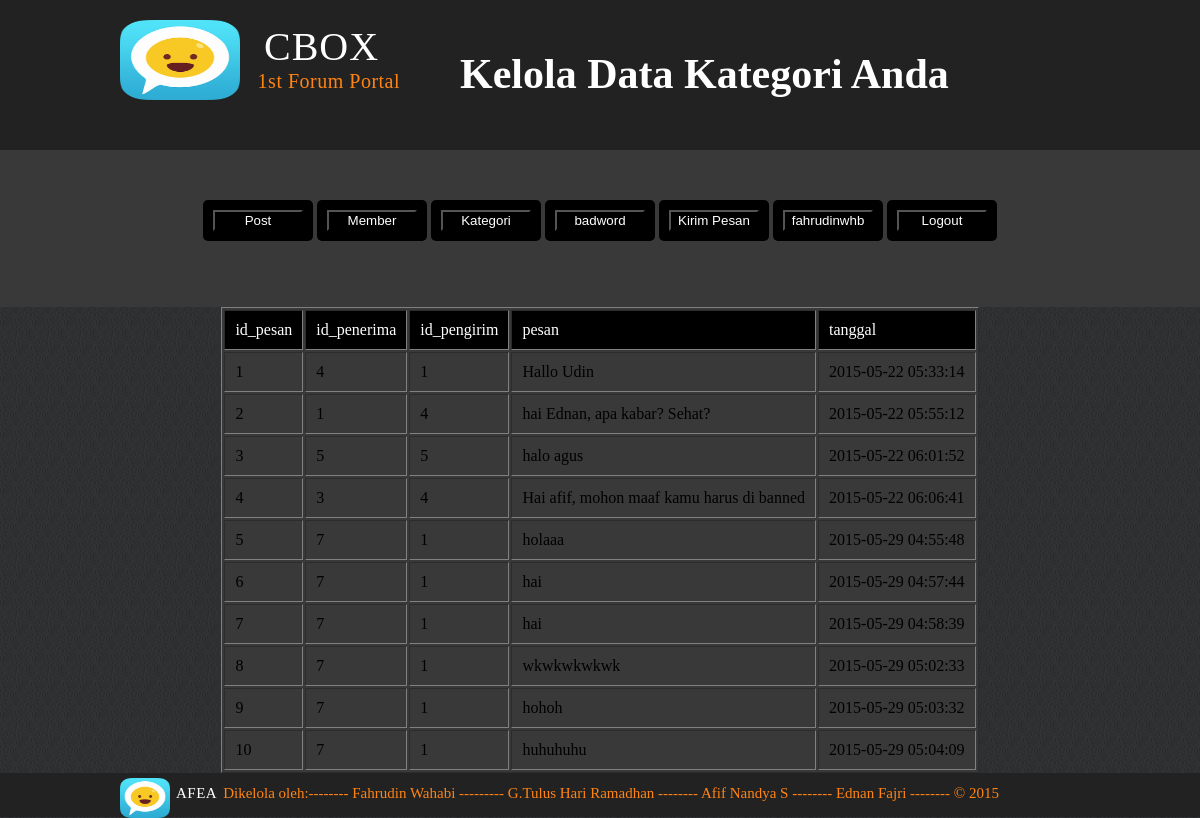
Page /pesan.php (signed in) on the earlier database version.
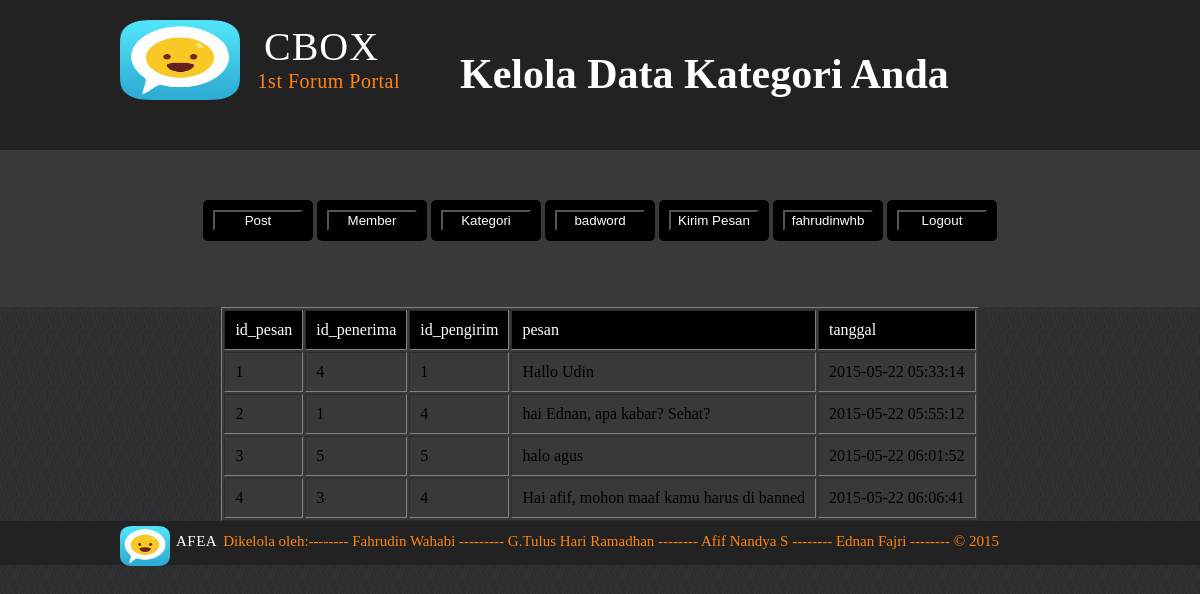
Same page on the later database version.
### tables this page shows
CREATE TABLE IF NOT EXISTS `pesan` (
`id_pesan` int(11) NOT NULL,
  `id_penerima` int(11) NOT NULL,
  `id_pengirim` int(11) NOT NULL,
  `pesan` varchar(100) NOT NULL,
  `tanggal` datetime NOT NULL
);

### pesan.php (the view, shortened to what this page needs)
 <html>
<head>
        <link rel="stylesheet" href="font-awesome-4.3.0/css/font-awesome.min.css" type="text/css">
        <link rel="stylesheet" href="Style - backdrop.css" type="text/css">
</head>
<body>
<div class="nav-bar">
            <div class="container">
               <div class="title-bar-left">
                    <img src="logo.png" class="logo">
                    <h3>CBOX</h3>
                    <p>1st Forum Portal<p>
                </div>
                <div class="title-bar-right">
                <h1>Kelola Data Kategori Anda</h1>
                </div>
            </div>
</div>
<div class="adminberisi">
<div class="">
                <?php
                    $id = $_SESSION['id'];
                    $query = "SELECT * FROM admin WHERE id_admin=$id";
                    $result = mysql_query($query);
                    $row = mysql_fetch_assoc($result);
                ?>
<form class="adminrata" action="post.php">
	<button type="submit">Post</button>
</form>
<form class="adminrata" action="member.php">
	<button type="submit">Member</button>
</form>
<form class="adminrata" action="kategori.php">
	<button type="submit">Kategori</button>
</form>
<form class="adminrata" action="bad_word.php">
	<button type="submit">badword</button>
</form>
<form class="adminrata" action="member_pesan.php">
	<button type="submit">Kirim Pesan</button>
</form>
<form class="adminrata" action="halamanadmin.php">
    <button type="submit"><?php  echo $row['nama']; ?></button>
</form>
<form class="adminrata" action="logout_admin.php">
    <button type="submit">Logout</button>
</form>
</div>
</div>
	<table border="1px" class="besar">
		<tr class="besarin">
			<td>id_pesan</td>
			<td>id_penerima</td>
			<td>id_pengirim</td>
			<td>pesan</td>
			<td>tanggal</td>
			</tr>
		<?php
			$query = "SELECT * FROM pesan";
			$result = mysql_query($query);
			while ($row = mysql_fetch_assoc($result)) {
		?>
		<tr>
			<td><?php echo $row ['id_pesan']; ?></td>
			<td><?php echo $row ['id_penerima']; ?></td>
			<td><?php echo $row ['id_pengirim']; ?></td>
			<td><?php echo $row ['pesan']; ?></td>
			<td><?php echo $row ['tanggal']; ?></td>
		</tr>
		<?php
			}
		 ?>
	</table>
        <div class="footer">
            <div class="container">
            <img src="logo.png">
            <h3>AFEA</h3>
                <p>Dikelola oleh:-------- Fahrudin Wahabi --------- G.Tulus Hari Ramadhan -------- Afif Nandya S -------- Ednan Fajri -------- &copy; 2015</p>
            </div>
        </div>
    </body>
</html>

Differences in the rows shown:
removed pesan: id_pesan "5", id_penerima "7", id_pengirim "1", pesan "holaaa", tanggal "2015-05-29 04:55:48"
removed pesan: id_pesan "6", id_penerima "7", id_pengirim "1", pesan "hai", tanggal "2015-05-29 04:57:44"
removed pesan: id_pesan "7", id_penerima "7", id_pengirim "1", pesan "hai", tanggal "2015-05-29 04:58:39"
removed pesan: id_pesan "8", id_penerima "7", id_pengirim "1", pesan "wkwkwkwkwk", tanggal "2015-05-29 05:02:33"
removed pesan: id_pesan "9", id_penerima "7", id_pengirim "1", pesan "hohoh", tanggal "2015-05-29 05:03:32"
removed pesan: id_pesan "10", id_penerima "7", id_pengirim "1", pesan "huhuhuhu", tanggal "2015-05-29 05:04:09"
